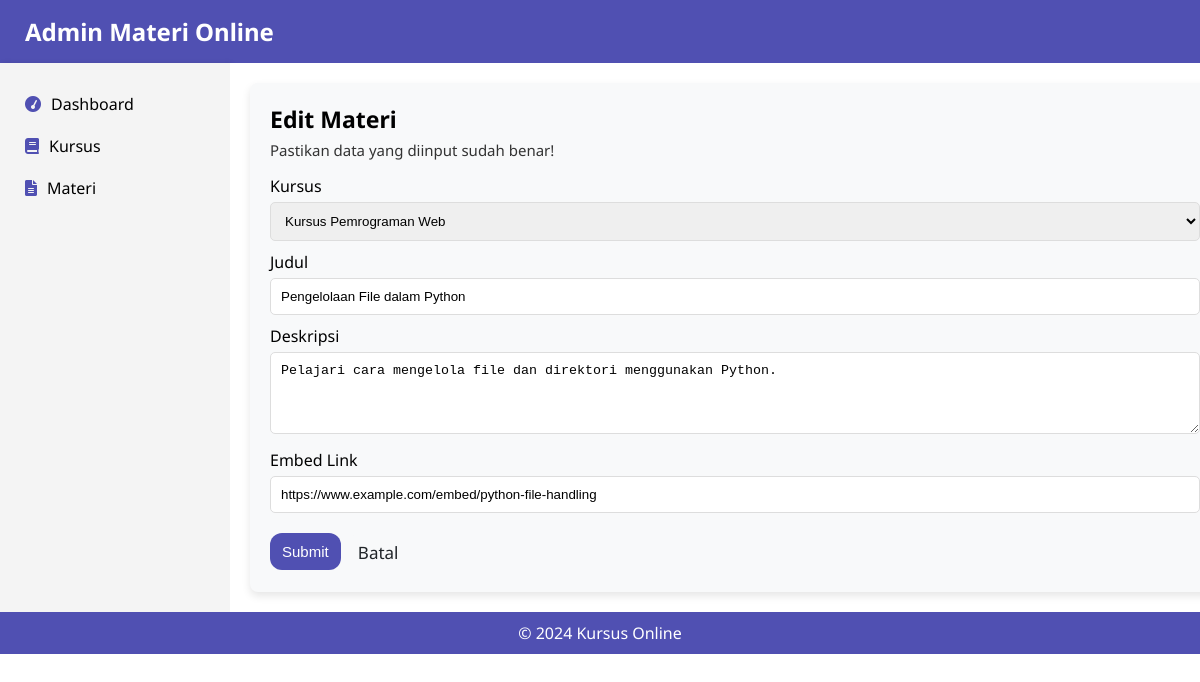
Page /editmateri.php?id=41 on the committed database.
### tables this page shows
CREATE TABLE `materials` (
  `id` int(11) NOT NULL,
  `course_id` int(11) NOT NULL,
  `title` varchar(255) NOT NULL,
  `description` text NOT NULL,
  `embed_link` varchar(255) NOT NULL
);

CREATE TABLE `courses` (
  `id` int(11) NOT NULL,
  `title` varchar(255) NOT NULL,
  `description` text NOT NULL,
  `duration` varchar(50) NOT NULL
);

### editmateri.php (the view, shortened to what this page needs)
<?php
require "Database/database.php";
$material_id = isset($_GET['id']) ? intval($_GET['id']) : 0;
$queryCourses = "SELECT id, title FROM courses";
$resultCourses = mysqli_query($conn, $queryCourses);
if ($_SERVER['REQUEST_METHOD'] == 'POST') {
    $course_id = $conn->real_escape_string($_POST['course_id']);
    $title = $conn->real_escape_string($_POST['title']);
    $description = $conn->real_escape_string($_POST['description']);
    $embed_link = $conn->real_escape_string($_POST['embed_link']);
    $sql = "UPDATE materials SET course_id='$course_id', title='$title', description='$description', embed_link='$embed_link' WHERE id=$material_id";
    if ($conn->query($sql) === TRUE) {
        header("Location: materi.php");
        exit();
    } else {
        echo "Error updating record: " . $conn->error;
    }
} else {
    $sql = "SELECT course_id, title, description, embed_link FROM materials WHERE id=$material_id";
    $result = $conn->query($sql);
    if ($result->num_rows > 0) {
        $material = $result->fetch_assoc();
    } else {
        echo "Material not found.";
        exit();
    }
}
?>
<!DOCTYPE html>
<html lang="en">
<head>
    <link rel="stylesheet" href="style.css">
    <link rel="stylesheet" href="https://cdnjs.cloudflare.com/ajax/libs/font-awesome/6.0.0-beta3/css/all.min.css">
</head>
<body>
    <header>
        <h1>Admin Materi Online</h1>
    </header>
    <div class="main-content">
    <?php include 'sidebar.php'; ?>
        <div class="content-table">
            <div class="form-container">
                <h2>Edit Materi</h2>
                <p>Pastikan data yang diinput sudah benar!</p>
                <form method="post" action="">
                    <label for="course_id">Kursus</label>
                    <select id="course_id" name="course_id" required>
                        <?php while ($row = mysqli_fetch_assoc($resultCourses)): ?>
                            <option value="<?= $row['id']; ?>" <?= $row['id'] == $material['course_id'] ? 'selected' : ''; ?>>
                                <?= $row['title']; ?>
                            </option>
                        <?php endwhile; ?>
                    </select>
                    <label for="title">Judul</label>
                    <input type="text" id="title" name="title" value="<?php echo htmlspecialchars($material['title']); ?>" required>
                    <label for="description">Deskripsi</label>
                    <textarea id="description" name="description" rows="4" required><?php echo htmlspecialchars($material['description']); ?></textarea>
                    <label for="embed_link">Embed Link</label>
                    <input type="text" id="embed_link" name="embed_link" value="<?php echo htmlspecialchars($material['embed_link']); ?>" required>
                    <button type="submit">Submit</button>
                    <a href="materi.php" class="btn btn-light">Batal</a>
                </form>
            </div>
        </div>
    </div>
    <footer>
        &copy; 2024 Kursus Online
    </footer>
</body>
</html>

### style.css (style rules this page uses)
body { font-family: 'Noto Sans', sans-serif; margin: 0; padding: 0; display: flex; flex-direction: column; height: 100vh; }
header { background-color: #5050B2; color: white; padding: 15px; display: flex; width: auto; align-items: center; }
header h1 { margin: 0 10px; font-size: 24px; font-weight: 20px; color: #FFFFFF; }
footer { background-color: #5050B2; color: white; text-align: center; padding: 10px; display: fixed; }

### editmateri.php (style rules this page uses)
.main-content { display: flex; margin: 0; }
.content-table { flex: 1; padding: 20px; background-color: #ffffff; display: flex; flex-direction: column; align-items: flex-start; }
.form-container { max-width: 1100px; width: 100%; padding: 20px; background-color: #f8f9fa; border-radius: 8px; box-shadow: 0 4px 8px rgba(0, 0, 0, 0.1); }
.form-container h2 { margin: 0; font-size: 23px; }
.form-container p { margin-top: 5px; font-size: 15px; color: #333; }
.form-container label { margin-top: 10px; display: block; }
.form-container input, .form-container textarea, .form-container select { width: 100%; padding: 10px; border: 1px solid #ddd; border-radius: 5px; margin-top: 5px; box-sizing: border-box; }
.form-container textarea { resize: vertical; }
.form-container button { background-color: #5050B2; color: white; padding: 10px 12px; border: none; border-radius: 12px; cursor: pointer; margin-top: 20px; font-size: 15px; transition: background-color 0.3s; }
.btn { display: inline-block; font-weight: 400; color: #007bff; text-align: center; vertical-align: middle; user-select: none; background-color: transparent; border: 1px solid transparent; border-radius: 15px; padding: 0.375rem 0.75rem; font-size: 17px; line-height: 1.5; transition: color 0.15s ease-in-out, background-color 0.15s ease-in-out, border-color 0.15s ease-in-out, box-shadow 0.15s ease-in-out; cursor: pointer; text-decoration: none; }
.btn-light { color: #212529; background-color: #f8f9fa; border-color: #f8f9fa; }

### rows in the picture
materials: course_id "Kursus Pemrograman Web", title "Pengelolaan File dalam Python", description "Pelajari cara mengelola file dan direktori menggunakan Python.", embed_link "https://www.example.com/embed/python-file-handling"
